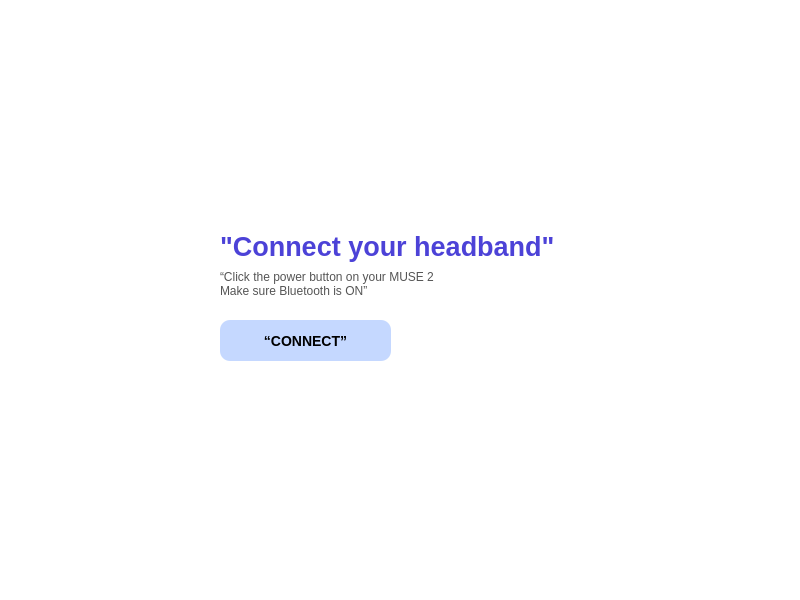
<?xml version="1.0" encoding="UTF-8"?>
<ui version="4.0">
 <class>MainWindow</class>
 <widget class="QMainWindow" name="MainWindow">
  <property name="geometry">
   <rect>
    <x>0</x>
    <y>0</y>
    <width>800</width>
    <height>600</height>
   </rect>
  </property>
  <property name="windowTitle">
   <string>MainWindow</string>
  </property>
  <property name="styleSheet">
   <string notr="true">background-color: #FFFFFF;
</string>
  </property>
  <widget class="QWidget" name="centralwidget">
   <widget class="QLabel" name="lblHeadband">
    <property name="geometry">
     <rect>
      <x>280</x>
      <y>40</y>
      <width>211</width>
      <height>171</height>
     </rect>
    </property>
    <property name="text">
     <string/>
    </property>
    <property name="pixmap">
     <pixmap>../Users/ASUS/OneDrive - International Islamic University Malaysia/fyp/media/TARKEEZ IMG.jpeg</pixmap>
    </property>
    <property name="scaledContents">
     <bool>true</bool>
    </property>
   </widget>
   <widget class="QPushButton" name="btnConnect">
    <property name="geometry">
     <rect>
      <x>220</x>
      <y>320</y>
      <width>171</width>
      <height>41</height>
     </rect>
    </property>
    <property name="styleSheet">
     <string notr="true">QPushButton {
    background-color: #C5D8FF;
    color: #000000;
    border-radius: 10px;
    padding: 10px 20px;
    font-weight: bold;
    font-size: 14px;
}
QPushButton:hover {
    background-color: #AFC6FF;
}</string>
    </property>
    <property name="text">
     <string>“CONNECT”</string>
    </property>
   </widget>
   <widget class="QLabel" name="lblStatus">
    <property name="geometry">
     <rect>
      <x>220</x>
      <y>400</y>
      <width>261</width>
      <height>31</height>
     </rect>
    </property>
    <property name="styleSheet">
     <string notr="true">color: #4C42D7;
font-weight: bold;</string>
    </property>
    <property name="text">
     <string/>
    </property>
   </widget>
   <widget class="QWidget" name="">
    <property name="geometry">
     <rect>
      <x>220</x>
      <y>230</y>
      <width>349</width>
      <height>69</height>
     </rect>
    </property>
    <layout class="QVBoxLayout" name="verticalLayout">
     <item>
      <widget class="QLabel" name="lblConnectTitle">
       <property name="font">
        <font>
         <pointsize>20</pointsize>
         <weight>75</weight>
         <bold>true</bold>
        </font>
       </property>
       <property name="styleSheet">
        <string notr="true">color: #4C42D7;
</string>
       </property>
       <property name="text">
        <string>&quot;Connect your headband&quot;</string>
       </property>
      </widget>
     </item>
     <item>
      <widget class="QLabel" name="lblInstruction">
       <property name="styleSheet">
        <string notr="true">color: #555555;
font-size: 12px;</string>
       </property>
       <property name="text">
        <string>“Click the power button on your MUSE 2
Make sure Bluetooth is ON”</string>
       </property>
      </widget>
     </item>
    </layout>
   </widget>
  </widget>
  <widget class="QMenuBar" name="menubar">
   <property name="geometry">
    <rect>
     <x>0</x>
     <y>0</y>
     <width>800</width>
     <height>21</height>
    </rect>
   </property>
  </widget>
  <widget class="QStatusBar" name="statusbar"/>
 </widget>
 <resources/>
 <connections/>
</ui>
